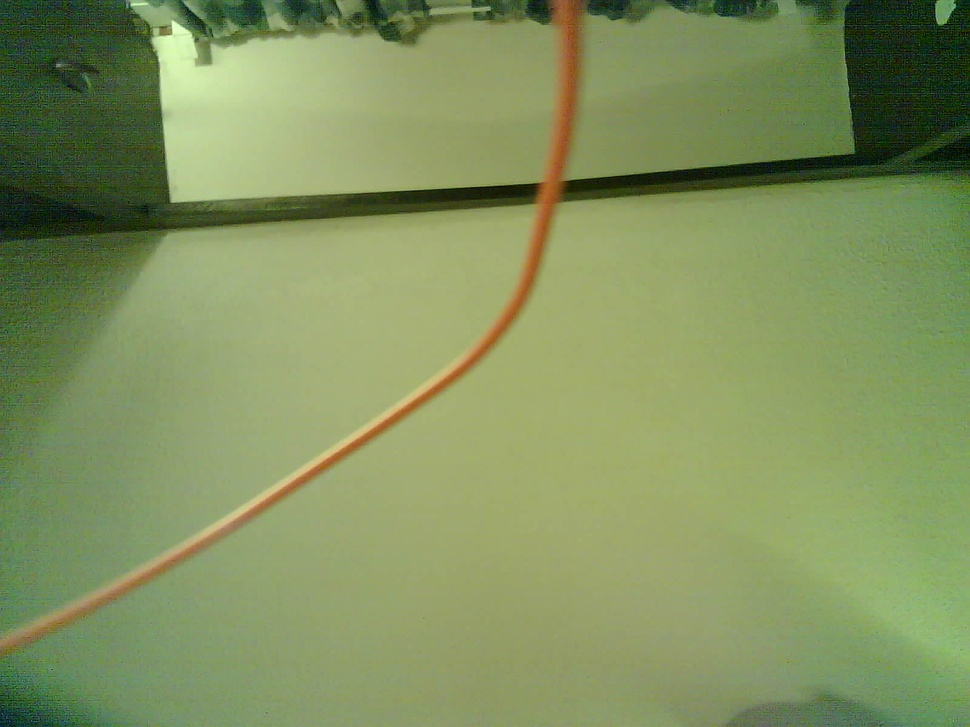
#> input picture photo.jpg, 970 x 727 px, shrunk from 1600 x 1200 before the run, found by its file name
$ python HydroCam.py
#> lines starting #> are read from the running program, lines starting #| are printed output that depends on the picture; after the words box and inside, x2 and y2 are one past the last pixel; in counts of white or black regions, pixels touching at a corner belong together
import matplotlib.pyplot as plt
import traceback
import numpy as np
import cv2 as cv

def count_marks(img_filename):
#> called with img_filename = 'photo.jpg'
    try:
        img = cv.imread(img_filename)
#> img is the input picture: shape (727, 970, 3); mean B, G, R 94.3, 146.1, 129.3
        fig = plt.figure()
        fig.set_size_inches(12, 8, forward=True)

        ax1 = fig.add_subplot(1,9,1)
        ax1.imshow(img)
        img_gray = cv.cvtColor(img, cv.COLOR_BGR2GRAY)
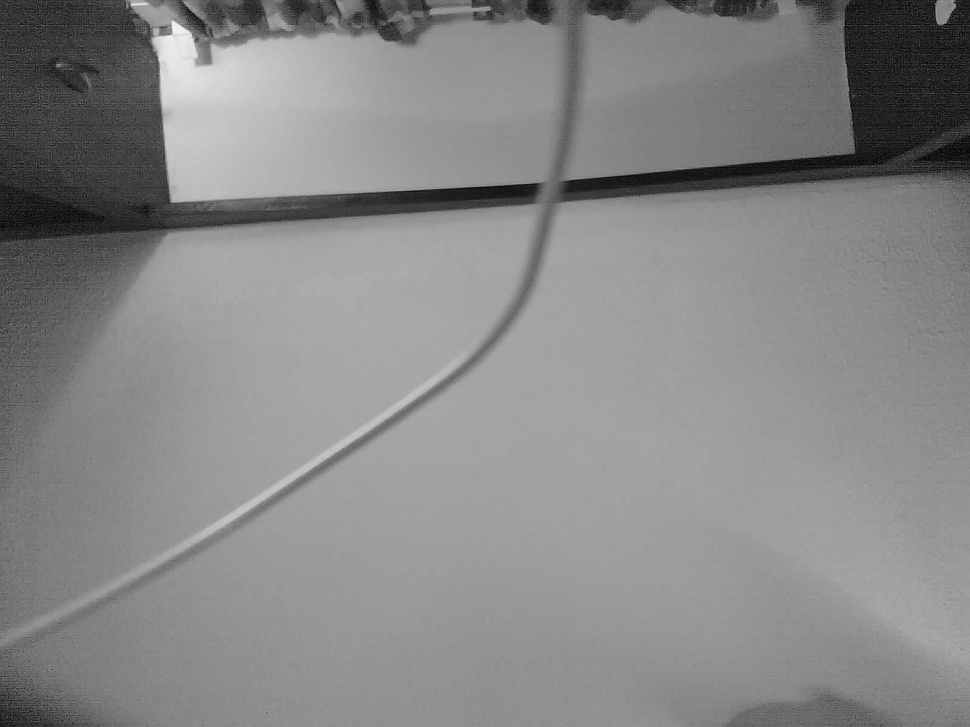
#> img_gray: shape (727, 970); min 2, max 244, mean 135.2
        img_hsv  = cv.cvtColor(img, cv.COLOR_BGR2HSV)
#> img_hsv: shape (727, 970, 3); mean H, S, V 41.1, 96.8, 147.1
        template_bar = cv.imread('bar_template.png', 0)
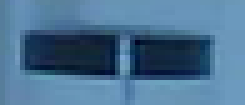
#> input picture HydroCamPictureGrabber/bar_template.png, 49 x 21 px, shrunk from 81 x 35 before the run (shown 5 times larger)
#> template_bar: shape (21, 49); min 7, max 157, mean 104.5
        w, h = template_bar.shape[::-1]
#> w = 49; h = 21

        res = cv.matchTemplate(img_gray, template_bar, cv.TM_CCOEFF)
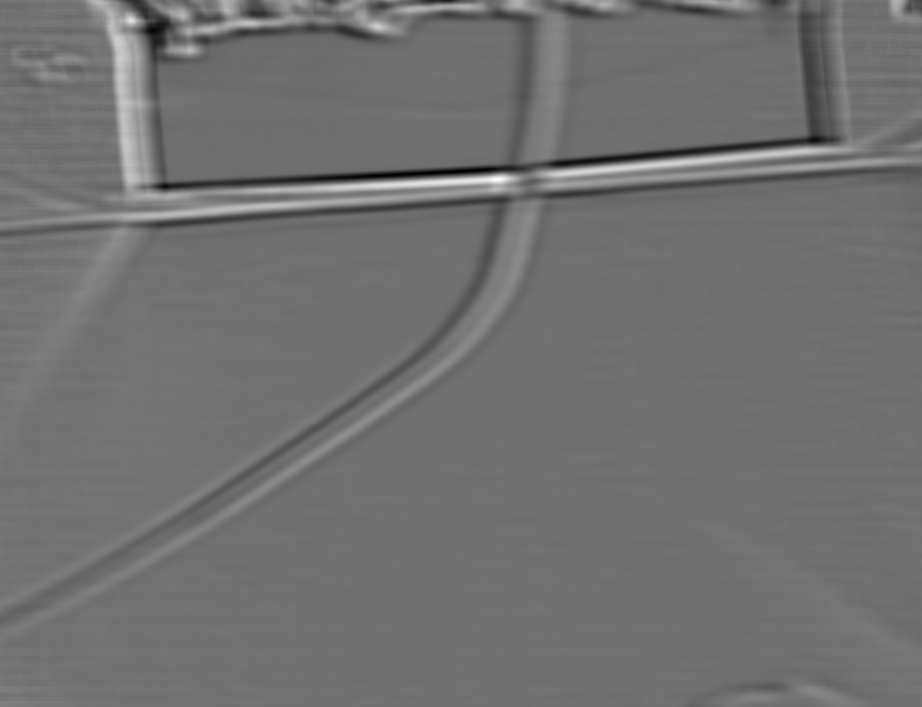
#> res: shape (707, 922) float32; min -924555, max 1161716.6, mean 1647.7; drawn with min black and max white
        min_val, max_val, min_loc, max_loc = cv.minMaxLoc(res)
#> min_val = -924555; max_val = 1161716.6; min_loc = (453, 171); max_loc = (497, 179)

        top_left = max_loc
#> top_left = (497, 179)
        bottom_right = (top_left[0] + w, top_left[1] + h)
#> bottom_right = (546, 200)

        img = img[top_left[1]:, top_left[0]-10:bottom_right[0]+10]
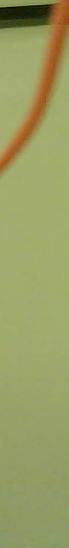
#> img: shape (548, 69, 3); mean B, G, R 99.8, 158, 153.5
        ax2 = fig.add_subplot(1,9,2)
        ax2.imshow(img)
        img_hsv  = cv.cvtColor(img, cv.COLOR_BGR2HSV)
#> img_hsv: shape (548, 69, 3); mean H, S, V 33.5, 100.2, 162.4
        img_gray = cv.cvtColor(img, cv.COLOR_BGR2GRAY)
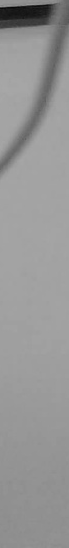
#> img_gray: shape (548, 69); min 7, max 168, mean 150

        ax3 = fig.add_subplot(1,9,3)
        ax3.imshow(img_hsv)
        dot_mask = cv.inRange(img_hsv, np.array([120, 60, 90]), np.array([150, 150, 150]))
#> dot_mask: shape (548, 69); every value is 0
        ax4 = fig.add_subplot(1,9,4)
        ax4.imshow(dot_mask)

        # [4 lines of commented-out code are left out]

        grad_y = cv.Sobel(img_gray, cv.CV_16S, 0, 1, ksize=7, scale=1, delta=0, borderType = cv.BORDER_DEFAULT).astype(np.float32)
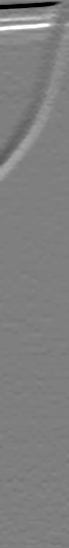
#> grad_y: shape (548, 69) float32; min -32768, max 32767, mean 111.1; drawn with min black and max white
        grad_y = (255 * (grad_y - np.min(grad_y)) / (np.max(grad_y) - np.min(grad_y))).astype(np.uint8)
        _, grad_y = cv.threshold(grad_y, 160, 255, cv.THRESH_BINARY)
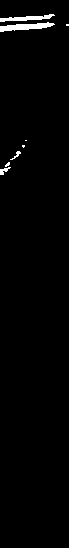
#> grad_y: shape (548, 69); 1.6% white; 8 white regions (4 under 20 px), largest, box (x1, y1, x2, y2) and area: (0, 22, 55, 32) 290, (0, 14, 55, 22) 205, (0, 167, 11, 175) 42, (10, 151, 21, 160) 30
        ax5 = fig.add_subplot(1,9,5)
        ax5.imshow(grad_y)

        element1 = cv.getStructuringElement(cv.MORPH_ELLIPSE, (4, 4))
        element2 = cv.getStructuringElement(cv.MORPH_ELLIPSE, (2, 2))
        dot_mask = cv.dilate(dot_mask, element1, iterations=2)
        ax6 = fig.add_subplot(1,9,6)
        ax6.imshow(dot_mask)
        dot_mask = cv.bitwise_and(grad_y, dot_mask)
        ax7 = fig.add_subplot(1,9,7)
        ax7.imshow(dot_mask)
        dot_mask = cv.erode(dot_mask, element2, iterations=1)
        ax8 = fig.add_subplot(1,9,8)
        ax8.imshow(dot_mask)
        dot_mask = cv.dilate(dot_mask, element1, iterations=2)
        ax9 = fig.add_subplot(1,9,9)
        ax9.imshow(dot_mask)

        dot_contours, dot_hierarchy = cv.findContours(dot_mask, cv.RETR_TREE, cv.CHAIN_APPROX_SIMPLE)
#> dot_contours = []; dot_hierarchy = None
        num_dots = len(dot_contours)
#> num_dots = 0

        start_point = (0, 0)
        for i in range(len(dot_contours)):
            m = cv.moments(dot_contours[i])
            p = (int(m["m10"] / m["m00"]), int(m["m01"] / m["m00"]))
            if (p[1] > start_point[1]):
                start_point = p
#> this loop made 0 passes
#> after the loop, start_point = (0, 0)

        distances = []
        gap_count = 0
        in_white  = True
        for r in range(start_point[1], grad_y.shape[0]):
            p = grad_y[r, start_point[0]]
            if p == 255 and in_white == False:
                in_white = True
                distances.append(gap_count)
                gap_count = 0
            elif p != 255 and img_hsv[r, start_point[0]][1] < 70 and img_hsv[r, start_point[0]][2] < 65:
                break
            elif p == 0:
                gap_count += 1
                in_white = False
#> this loop made 548 passes
#> p on passes 1 to 12: 0, 0, 0, 0, 0, 0, 0, 0, 0, 0, 0, 0
#> after the loop, distances = [18, 4, 137]; gap_count = 373

        gap_length = np.mean(distances)
#> gap_length = 53
        marker_count = len(distances) - 1 + max(2, (gap_count / gap_length))
#> marker_count = 9.04
        if num_dots != 2 and num_dots != 3:
            marker_count, num_dots = (-1, -1)

        print((marker_count, num_dots))
        plt.show()
#> figure, not shown here; B, G, R data is drawn as R, G, B
        return (marker_count, num_dots)
    except Exception:
        print(traceback.format_exc())
        return (-1, -1)

if __name__ == "__main__":
    print(count_marks("photo.jpg"))
